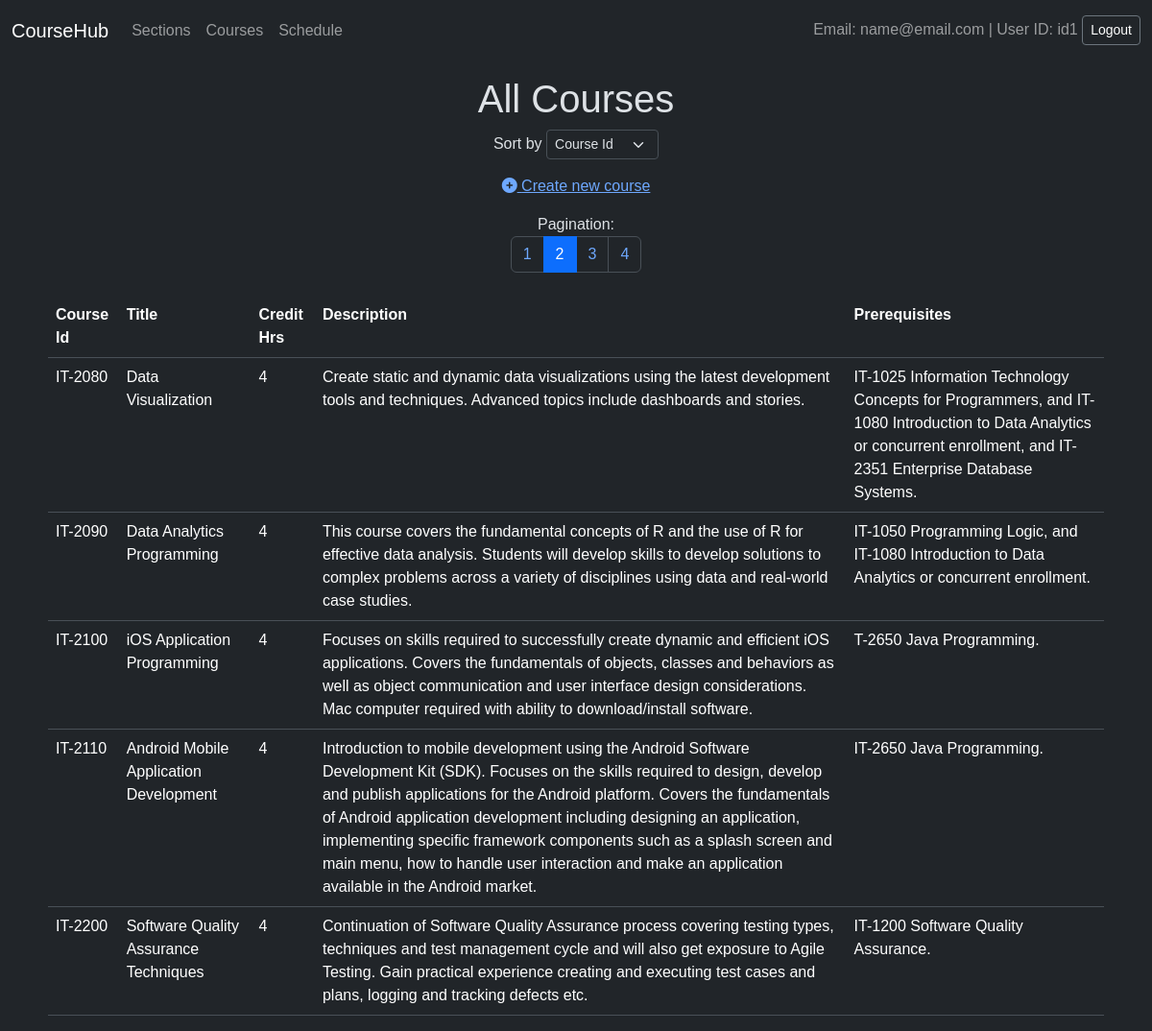
The app's page /courses.php?sortcourses=course_id&page=2 (signed in) with its own data.
### tables this page shows
CREATE TABLE `courses` (
  `course_id` varchar(55) NOT NULL,
  `title` varchar(55) NOT NULL,
  `credit_hrs` int(11) NOT NULL,
  `description` text NOT NULL,
  `prerequisites` varchar(255) NOT NULL
);

### courses.php (the view, shortened to what this page needs)
<?php
include './navbar.php';
include './connection.php';
$defaultOption = 'course_id';
$allowedSortOptions = ['course_id', 'title', 'description'];
$sortOption = isset($_GET['sortcourses']) && in_array($_GET['sortcourses'], $allowedSortOptions) ? $_GET['sortcourses'] : $defaultOption;
$resultsPerPage = 5;
$sql = "SELECT COUNT(*) AS total FROM courses";
$result = mysqli_query($conn, $sql);
$row = mysqli_fetch_assoc($result);
$totalPages = ceil($row["total"] / $resultsPerPage);
$page = isset($_GET['page']) ? (int)$_GET['page'] : 1;
$thisPageFirstResult = ($page - 1) * $resultsPerPage;
$sql = "SELECT * FROM courses ORDER BY $sortOption LIMIT $thisPageFirstResult, $resultsPerPage";
$result = mysqli_query($conn, $sql);
if (!$result = mysqli_query($conn, $sql)) {
  die("Error: " . mysqli_error($conn));
}
?>
<div class="text-center">
  <h1 class="mt-3">All Courses</h1>
  <p>
    Sort by
    <select name="sortcourses" onchange="location.href='courses.php?sortcourses=' + this.value" class="form-select form-select-sm d-inline-block w-auto">
      <option value="course_id" <?php echo $sortOption == 'course_id' ? 'selected' : ''; ?>>Course Id</option>
    </select>
  </p>
  <p><a href="addcourse.php"><i class="fas fa-plus-circle"></i> Create new course</a></p>
  <?php
  echo 'Pagination:<br><nav aria-label="Page navigation"><ul class="pagination justify-content-center">';
  for ($i = 1; $i <= $totalPages; $i++) {
    $activeClass = ($page == $i) ? 'active' : '';
    echo '<li class="page-item ' . $activeClass . '"><a class="page-link" href="courses.php?sortcourses=' . $sortOption . '&page=' . $i . '">' . $i . '</a></li>';
  }
  echo '</ul></nav>';
  ?>
</div>
<div class="container mt-4">
  <table class="table">
    <tr>
      <th>Course Id</th>
      <th>Title</th>
      <th>Credit Hrs</th>
      <th>Description</th>
      <th>Prerequisites</th>
    </tr>
    <?php
    if (mysqli_num_rows($result) > 0) {
      while ($row = mysqli_fetch_assoc($result)) {
    ?>
        <tr>
          <td><?php echo $row["course_id"] ?></td>
          <td><?php echo $row["title"] ?></td>
          <td><?php echo $row["credit_hrs"] ?></td>
          <td><?php echo $row["description"] ?></td>
          <td><?php echo $row["prerequisites"] ?></td>
        </tr>
    <?php
      }
    } else {
      echo "<tr><td colspan='6'>0 results</td></tr>";
    }
    ?>
  </table>
</div>
</body>
</html>

### styles.css (style rules this page uses)
* { font-family: Arial, Helvetica, sans-serif; }
table { max-width: 1100px; margin: auto; border-collapse: collapse; }

### records on screen
courses: course_id "IT-2080", title "Data Visualization", credit_hrs "4", description "Create static and dynamic data visualizations using the latest development tools and techniques. Advanced topics include dashboards and stories.", prerequisites "IT-1025 Information Technology Concepts for Programmers, and IT-1080 Introduction to Data Analytics or concurrent enrollment, and IT-2351 Enterprise Database Systems."
courses: course_id "IT-2090", title "Data Analytics Programming", credit_hrs "4", description "This course covers the fundamental concepts of R and the use of R for effective data analysis. Students will develop skills to develop solutions to complex problems across a variety of disciplines using data and real-world case studies.", prerequisites "IT-1050 Programming Logic, and IT-1080 Introduction to Data Analytics or concurrent enrollment."
courses: course_id "IT-2100", title "iOS Application Programming", credit_hrs "4", description "Focuses on skills required to successfully create dynamic and efficient iOS applications. Covers the fundamentals of objects, classes and behaviors as well as object communication and user interface design considerations. Mac computer required with ability to download/install software.", prerequisites "T-2650 Java Programming."
courses: course_id "IT-2110", title "Android Mobile Application Development", credit_hrs "4", description "Introduction to mobile development using the Android Software Development Kit (SDK). Focuses on the skills required to design, develop and publish applications for the Android platform. Covers the fundamentals of Android application development including designing an application, implementing specific framework components such as a splash screen and main menu, how to handle user interaction and make an application available in the Android market.", prerequisites "IT-2650 Java Programming."
courses: course_id "IT-2200", title "Software Quality Assurance Techniques", credit_hrs "4", description "Continuation of Software Quality Assurance process covering testing types, techniques and test management cycle and will also get exposure to Agile Testing. Gain practical experience creating and executing test cases and plans, logging and tracking defects etc.", prerequisites "IT-1200 Software Quality Assurance."

### other values on screen
$_SESSION['email'] "name@email.com"
$_SESSION['user_id'] "id1"
